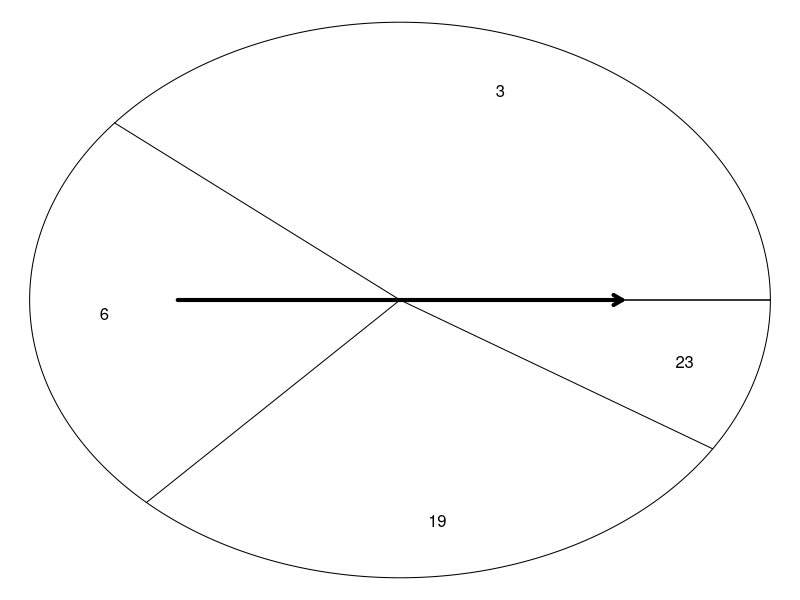

Write R code to recreate this figure.
## ---- chunk 1
while(T){
    n = sample(3:7,1)
    x = sort(sample(1:30,n))
    l = sort(round(runif(n-1,0,1),2))
    breaks = c(0,l,1)
    p = round(breaks[2:(n+1)]-breaks[1:n],2)
    mu = sum(p*x)
    sig = sqrt(sum(p*(x-mu)^2))
    # the following requirements add considerable time...
    if(sum(p)==1 & sum(p>0.05)==n & as.integer(mu)==mu & as.integer(sig*100)==sig*100){
        break
    }
}

s = ''
for(i in 1:n){
    s = paste(s,'|',i,'|',x[i],'|',p[i],'|\n')
}

c3 = x*p
c4 = x-mu
c5 = (x-mu)^2
c6 = p*(x-mu)^2

s2 = ''
for(i in 1:n){
    s2 = paste(s2,'|',x[i],'|',p[i],'|',c3[i],'|',c4[i],'|',c5[i],'|',c6[i],'|')
    if(i < n){
        s2 = paste(s2,'\n')
    }
}

## ---- chunk 2
par(mar=c(0,0,0,0))
plot(1,1,xlim=c(-1,1),ylim=c(-1,1),ann=F,axes=F,type='n')
thetas = 1:1000 / 1000 * 2 * pi
xs = cos(thetas)
ys = sin(thetas)
polygon(xs,ys)
for(b in breaks){
    lines(c(0,cos(b*2*pi)),c(0,sin(b*2*pi)))
}
for(i in 1:n){
    text(0.8*cos(mean(c(breaks[i+1],breaks[i]))*2*pi),
         0.8*sin(mean(c(breaks[i+1],breaks[i]))*2*pi),x[i])
}
arrows(-0.6,0,0.6,0,lwd=4,length=0.1)
